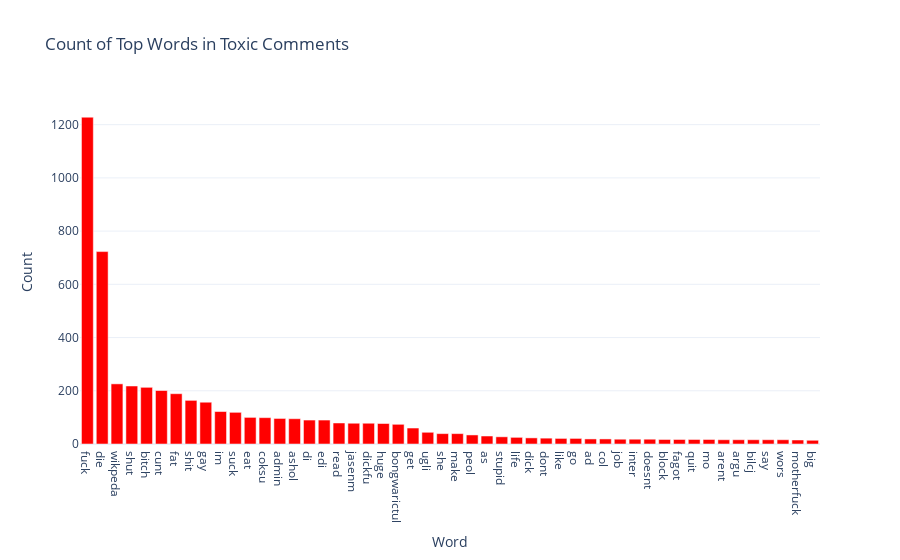

Source (notebook cell):
### Code cell
toxic_top20=pd.DataFrame(toxic_comments.T.sort_values(ascending=False)[0:50])
fig = px.bar(toxic_top20, x=toxic_top20.index, y=0,
             color_discrete_sequence =['red']*(len(toxic_top20)),
             title='Count of Top Words in Toxic Comments', 
             template='plotly_white', 
             labels={'index': 'Word', '0': 'Count'})
fig.update_traces(marker_color='red')
fig.show()

### Figure 1 — Plotly figure (JSON) as saved in the notebook; plotly's stock layout.template omitted (floating-point values rounded to 4 significant figures)
{"data": [{"alignmentgroup": "True", "hovertemplate": "Word=%{x}<br>Count=%{y}<extra></extra>", "legendgroup": "", "marker": {"color": "red", "pattern": {"shape": ""}}, "name": "", "offsetgroup": "", "orientation": "v", "showlegend": false, "textposition": "auto", "type": "bar", "x": ["fuck", "die", "wikpeda", "shut", "bitch", "cunt", "fat", "shit", "gay", "im", "suck", "eat", "coksu", "admin", "ashol", "di", "edi", "read", "jasenm", "dickfu", "huge", "bongwarictul", "get", "ugli", "she", "make", "peol", "as", "stupid", "life", "dick", "dont", "like", "go", "ad", "col", "job", "inter", "doesnt", "block", "fagot", "quit", "mo", "arent", "argu", "bilcj", "say", "wors", "motherfuck", "big"], "xaxis": "x", "y": [1228, 723, 226, 218, 213, 201, 189, 164, 157, 122, 119, 100, 99, 96, 95, 90, 90, 79, 78, 78, 77, 74, 60, 44, 39, 39, 34, 30, 27, 25, 23, 22, 21, 21, 19, 19, 18, 18, 18, 17, 17, 17, 17, 16, 16, 16, 16, 16, 15, 14], "yaxis": "y"}], "layout": {"barmode": "relative", "legend": {"tracegroupgap": 0}, "title": {"text": "Count of Top Words in Toxic Comments"}, "xaxis": {"anchor": "y", "domain": [0, 1], "title": {"text": "Word"}}, "yaxis": {"anchor": "x", "domain": [0, 1], "title": {"text": "Count"}}}}
